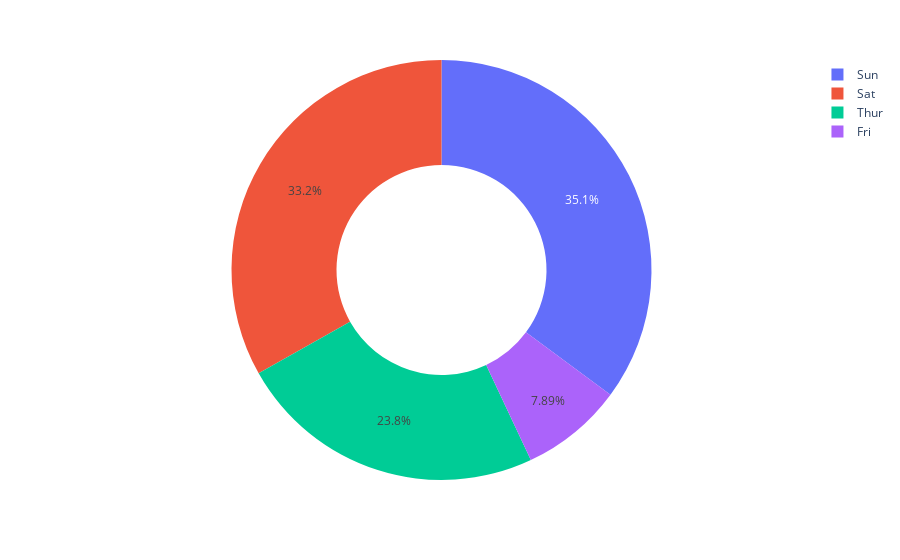

The cell this chart's notebook holds for it:
### Code cell
figure = px.pie(data, 
             values='tip', 
             names='day',hole = 0.5)
figure.show()

### Figure 1 — Plotly figure (JSON) as saved in the notebook; plotly's stock layout.template omitted (floating-point values rounded to 4 significant figures; data arrays with more than 128 entries replaced by an {"elided": "..."} marker saying what was removed)
{"data": [{"domain": {"x": [0, 1], "y": [0, 1]}, "hole": 0.5, "hovertemplate": "day=%{label}<br>tip=%{value}<extra></extra>", "labels": {"elided": "244 str values"}, "legendgroup": "", "name": "", "showlegend": true, "type": "pie", "values": {"elided": "244 int values"}}], "layout": {"autosize": true, "legend": {"tracegroupgap": 0}, "margin": {"t": 60}}}
